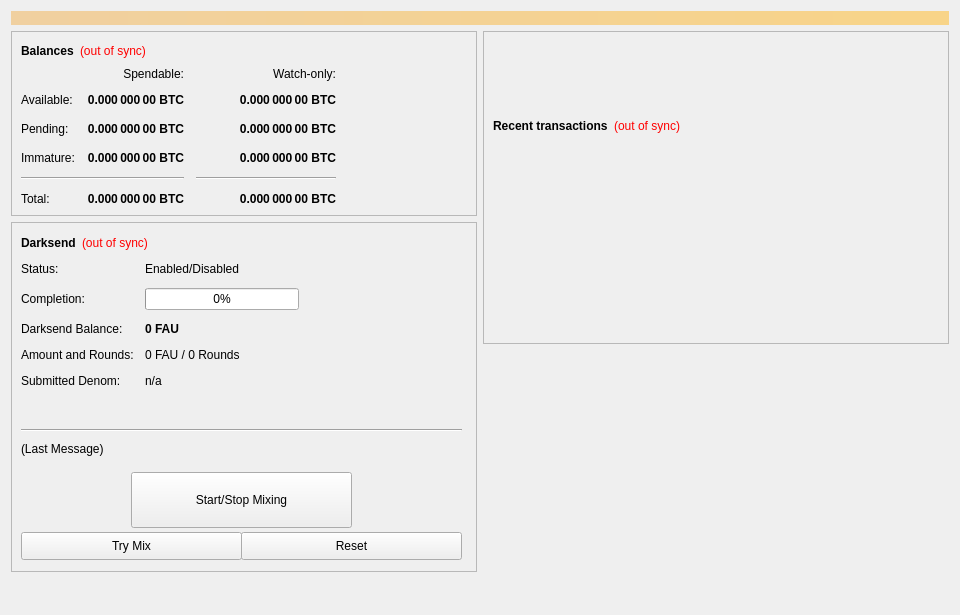
<?xml version="1.0" encoding="UTF-8"?>
<ui version="4.0">
 <class>OverviewPage</class>
 <widget class="QWidget" name="OverviewPage">
  <property name="geometry">
   <rect>
    <x>0</x>
    <y>0</y>
    <width>960</width>
    <height>615</height>
   </rect>
  </property>
  <property name="minimumSize">
   <size>
    <width>960</width>
    <height>0</height>
   </size>
  </property>
  <property name="windowTitle">
   <string>Form</string>
  </property>
  <layout class="QVBoxLayout" name="topLayout">
   <item>
    <widget class="QLabel" name="labelAlerts">
     <property name="visible">
      <bool>false</bool>
     </property>
     <property name="styleSheet">
      <string notr="true">background-color: qlineargradient(x1: 0, y1: 0, x2: 1, y2: 0, stop:0 #F0D0A0, stop:1 #F8D488); color:#000000;</string>
     </property>
     <property name="wordWrap">
      <bool>true</bool>
     </property>
     <property name="margin">
      <number>3</number>
     </property>
    </widget>
   </item>
   <item>
    <layout class="QHBoxLayout" name="horizontalLayout" stretch="1,1">
     <item>
      <layout class="QVBoxLayout" name="verticalLayout_2">
       <item>
        <widget class="QFrame" name="frame">
         <property name="frameShape">
          <enum>QFrame::StyledPanel</enum>
         </property>
         <property name="frameShadow">
          <enum>QFrame::Raised</enum>
         </property>
         <layout class="QVBoxLayout" name="verticalLayout_4">
          <item>
           <layout class="QHBoxLayout" name="horizontalLayout_4">
            <item>
             <widget class="QLabel" name="label_5">
              <property name="font">
               <font>
                <weight>75</weight>
                <bold>true</bold>
               </font>
              </property>
              <property name="text">
               <string>Balances</string>
              </property>
             </widget>
            </item>
            <item>
             <widget class="QLabel" name="labelWalletStatus">
              <property name="cursor">
               <cursorShape>WhatsThisCursor</cursorShape>
              </property>
              <property name="toolTip">
               <string>The displayed information may be out of date. Your wallet automatically synchronizes with the FAU network after a connection is established, but this process has not completed yet.</string>
              </property>
              <property name="styleSheet">
               <string notr="true">QLabel { color: red; }</string>
              </property>
              <property name="text">
               <string notr="true">(out of sync)</string>
              </property>
              <property name="alignment">
               <set>Qt::AlignLeading|Qt::AlignLeft|Qt::AlignVCenter</set>
              </property>
             </widget>
            </item>
            <item>
             <spacer name="horizontalSpacer_3">
              <property name="orientation">
               <enum>Qt::Horizontal</enum>
              </property>
              <property name="sizeHint" stdset="0">
               <size>
                <width>40</width>
                <height>20</height>
               </size>
              </property>
             </spacer>
            </item>
           </layout>
          </item>
          <item>
           <layout class="QGridLayout" name="gridLayout">
            <property name="spacing">
             <number>12</number>
            </property>
            <item row="2" column="2">
             <widget class="QLabel" name="labelWatchPending">
              <property name="font">
               <font>
                <weight>75</weight>
                <bold>true</bold>
               </font>
              </property>
              <property name="cursor">
               <cursorShape>IBeamCursor</cursorShape>
              </property>
              <property name="toolTip">
               <string>Unconfirmed transactions to watch-only addresses</string>
              </property>
              <property name="text">
               <string notr="true">0.000 000 00 BTC</string>
              </property>
              <property name="alignment">
               <set>Qt::AlignRight|Qt::AlignTrailing|Qt::AlignVCenter</set>
              </property>
              <property name="textInteractionFlags">
               <set>Qt::LinksAccessibleByMouse|Qt::TextSelectableByKeyboard|Qt::TextSelectableByMouse</set>
              </property>
             </widget>
            </item>
            <item row="2" column="1">
             <widget class="QLabel" name="labelUnconfirmed">
              <property name="font">
               <font>
                <weight>75</weight>
                <bold>true</bold>
               </font>
              </property>
              <property name="cursor">
               <cursorShape>IBeamCursor</cursorShape>
              </property>
              <property name="toolTip">
               <string>Total of transactions that have yet to be confirmed, and do not yet count toward the spendable balance</string>
              </property>
              <property name="text">
               <string notr="true">0.000 000 00 BTC</string>
              </property>
              <property name="alignment">
               <set>Qt::AlignRight|Qt::AlignTrailing|Qt::AlignVCenter</set>
              </property>
              <property name="textInteractionFlags">
               <set>Qt::LinksAccessibleByMouse|Qt::TextSelectableByKeyboard|Qt::TextSelectableByMouse</set>
              </property>
             </widget>
            </item>
            <item row="3" column="2">
             <widget class="QLabel" name="labelWatchImmature">
              <property name="font">
               <font>
                <weight>75</weight>
                <bold>true</bold>
               </font>
              </property>
              <property name="cursor">
               <cursorShape>IBeamCursor</cursorShape>
              </property>
              <property name="toolTip">
               <string>Staked or masternode rewards in watch-only addresses that has not yet matured</string>
              </property>
              <property name="text">
               <string notr="true">0.000 000 00 BTC</string>
              </property>
              <property name="alignment">
               <set>Qt::AlignRight|Qt::AlignTrailing|Qt::AlignVCenter</set>
              </property>
              <property name="textInteractionFlags">
               <set>Qt::LinksAccessibleByMouse|Qt::TextSelectableByKeyboard|Qt::TextSelectableByMouse</set>
              </property>
             </widget>
            </item>
            <item row="4" column="0" colspan="2">
             <widget class="Line" name="lineSpendableBalance">
              <property name="orientation">
               <enum>Qt::Horizontal</enum>
              </property>
             </widget>
            </item>
            <item row="4" column="2">
             <widget class="Line" name="lineWatchBalance">
              <property name="sizePolicy">
               <sizepolicy hsizetype="Preferred" vsizetype="Fixed">
                <horstretch>0</horstretch>
                <verstretch>0</verstretch>
               </sizepolicy>
              </property>
              <property name="minimumSize">
               <size>
                <width>140</width>
                <height>0</height>
               </size>
              </property>
              <property name="orientation">
               <enum>Qt::Horizontal</enum>
              </property>
             </widget>
            </item>
            <item row="5" column="0">
             <widget class="QLabel" name="labelTotalText">
              <property name="text">
               <string>Total:</string>
              </property>
             </widget>
            </item>
            <item row="3" column="1">
             <widget class="QLabel" name="labelImmature">
              <property name="font">
               <font>
                <weight>75</weight>
                <bold>true</bold>
               </font>
              </property>
              <property name="cursor">
               <cursorShape>IBeamCursor</cursorShape>
              </property>
              <property name="toolTip">
               <string>Staked or masternode rewards that has not yet matured</string>
              </property>
              <property name="text">
               <string notr="true">0.000 000 00 BTC</string>
              </property>
              <property name="alignment">
               <set>Qt::AlignRight|Qt::AlignTrailing|Qt::AlignVCenter</set>
              </property>
              <property name="textInteractionFlags">
               <set>Qt::LinksAccessibleByMouse|Qt::TextSelectableByKeyboard|Qt::TextSelectableByMouse</set>
              </property>
             </widget>
            </item>
            <item row="2" column="3">
             <spacer name="horizontalSpacer_2">
              <property name="orientation">
               <enum>Qt::Horizontal</enum>
              </property>
              <property name="sizeHint" stdset="0">
               <size>
                <width>40</width>
                <height>20</height>
               </size>
              </property>
             </spacer>
            </item>
            <item row="3" column="0">
             <widget class="QLabel" name="labelImmatureText">
              <property name="text">
               <string>Immature:</string>
              </property>
             </widget>
            </item>
            <item row="5" column="1">
             <widget class="QLabel" name="labelTotal">
              <property name="font">
               <font>
                <weight>75</weight>
                <bold>true</bold>
               </font>
              </property>
              <property name="cursor">
               <cursorShape>IBeamCursor</cursorShape>
              </property>
              <property name="toolTip">
               <string>Your current total balance</string>
              </property>
              <property name="text">
               <string notr="true">0.000 000 00 BTC</string>
              </property>
              <property name="alignment">
               <set>Qt::AlignRight|Qt::AlignTrailing|Qt::AlignVCenter</set>
              </property>
              <property name="textInteractionFlags">
               <set>Qt::LinksAccessibleByMouse|Qt::TextSelectableByKeyboard|Qt::TextSelectableByMouse</set>
              </property>
             </widget>
            </item>
            <item row="5" column="2">
             <widget class="QLabel" name="labelWatchTotal">
              <property name="font">
               <font>
                <weight>75</weight>
                <bold>true</bold>
               </font>
              </property>
              <property name="cursor">
               <cursorShape>IBeamCursor</cursorShape>
              </property>
              <property name="toolTip">
               <string>Current total balance in watch-only addresses</string>
              </property>
              <property name="text">
               <string notr="true">0.000 000 00 BTC</string>
              </property>
              <property name="alignment">
               <set>Qt::AlignRight|Qt::AlignTrailing|Qt::AlignVCenter</set>
              </property>
              <property name="textInteractionFlags">
               <set>Qt::LinksAccessibleByMouse|Qt::TextSelectableByKeyboard|Qt::TextSelectableByMouse</set>
              </property>
             </widget>
            </item>
            <item row="0" column="2">
             <widget class="QLabel" name="labelWatchonly">
              <property name="text">
               <string>Watch-only:</string>
              </property>
              <property name="alignment">
               <set>Qt::AlignRight|Qt::AlignTrailing|Qt::AlignVCenter</set>
              </property>
             </widget>
            </item>
            <item row="1" column="0">
             <widget class="QLabel" name="labelBalanceText">
              <property name="text">
               <string>Available:</string>
              </property>
             </widget>
            </item>
            <item row="1" column="1">
             <widget class="QLabel" name="labelBalance">
              <property name="font">
               <font>
                <weight>75</weight>
                <bold>true</bold>
               </font>
              </property>
              <property name="cursor">
               <cursorShape>IBeamCursor</cursorShape>
              </property>
              <property name="toolTip">
               <string>Your current spendable balance</string>
              </property>
              <property name="text">
               <string notr="true">0.000 000 00 BTC</string>
              </property>
              <property name="alignment">
               <set>Qt::AlignRight|Qt::AlignTrailing|Qt::AlignVCenter</set>
              </property>
              <property name="textInteractionFlags">
               <set>Qt::LinksAccessibleByMouse|Qt::TextSelectableByKeyboard|Qt::TextSelectableByMouse</set>
              </property>
             </widget>
            </item>
            <item row="1" column="2">
             <widget class="QLabel" name="labelWatchAvailable">
              <property name="font">
               <font>
                <weight>75</weight>
                <bold>true</bold>
               </font>
              </property>
              <property name="cursor">
               <cursorShape>IBeamCursor</cursorShape>
              </property>
              <property name="toolTip">
               <string>Your current balance in watch-only addresses</string>
              </property>
              <property name="text">
               <string notr="true">0.000 000 00 BTC</string>
              </property>
              <property name="alignment">
               <set>Qt::AlignRight|Qt::AlignTrailing|Qt::AlignVCenter</set>
              </property>
              <property name="textInteractionFlags">
               <set>Qt::LinksAccessibleByMouse|Qt::TextSelectableByKeyboard|Qt::TextSelectableByMouse</set>
              </property>
             </widget>
            </item>
            <item row="2" column="0">
             <widget class="QLabel" name="labelPendingText">
              <property name="text">
               <string>Pending:</string>
              </property>
             </widget>
            </item>
            <item row="0" column="1">
             <widget class="QLabel" name="labelSpendable">
              <property name="text">
               <string>Spendable:</string>
              </property>
              <property name="alignment">
               <set>Qt::AlignRight|Qt::AlignTrailing|Qt::AlignVCenter</set>
              </property>
             </widget>
            </item>
           </layout>
          </item>
         </layout>
        </widget>
       </item>
       <item>
        <widget class="QFrame" name="frameDarksend">
         <property name="minimumSize">
          <size>
           <width>0</width>
           <height>350</height>
          </size>
         </property>
         <property name="layoutDirection">
          <enum>Qt::LeftToRight</enum>
         </property>
         <property name="frameShape">
          <enum>QFrame::StyledPanel</enum>
         </property>
         <property name="frameShadow">
          <enum>QFrame::Raised</enum>
         </property>
         <widget class="QWidget" name="formLayoutWidget">
          <property name="geometry">
           <rect>
            <x>10</x>
            <y>40</y>
            <width>451</width>
            <height>161</height>
           </rect>
          </property>
          <layout class="QFormLayout" name="formLayout">
           <property name="fieldGrowthPolicy">
            <enum>QFormLayout::AllNonFixedFieldsGrow</enum>
           </property>
           <property name="horizontalSpacing">
            <number>11</number>
           </property>
           <property name="verticalSpacing">
            <number>12</number>
           </property>
           <item row="0" column="0">
            <widget class="QLabel" name="label_6">
             <property name="text">
              <string>Status:</string>
             </property>
            </widget>
           </item>
           <item row="1" column="0">
            <widget class="QLabel" name="label_7">
             <property name="text">
              <string>Completion:</string>
             </property>
            </widget>
           </item>
           <item row="1" column="1">
            <widget class="QProgressBar" name="DarksendProgress">
             <property name="maximumSize">
              <size>
               <width>154</width>
               <height>16777215</height>
              </size>
             </property>
             <property name="value">
              <number>0</number>
             </property>
            </widget>
           </item>
           <item row="2" column="0">
            <widget class="QLabel" name="labelAnonymizedText">
             <property name="text">
              <string>Darksend Balance:</string>
             </property>
            </widget>
           </item>
           <item row="2" column="1">
            <widget class="QLabel" name="labelAnonymized">
             <property name="font">
              <font>
               <weight>75</weight>
               <bold>true</bold>
              </font>
             </property>
             <property name="text">
              <string notr="true">0 FAU</string>
             </property>
            </widget>
           </item>
           <item row="3" column="0">
            <widget class="QLabel" name="label_8">
             <property name="text">
              <string>Amount and Rounds:</string>
             </property>
            </widget>
           </item>
           <item row="3" column="1">
            <widget class="QLabel" name="labelAmountRounds">
             <property name="text">
              <string>0 FAU / 0 Rounds</string>
             </property>
            </widget>
           </item>
           <item row="4" column="0">
            <widget class="QLabel" name="label_9">
             <property name="text">
              <string>Submitted Denom:</string>
             </property>
            </widget>
           </item>
           <item row="4" column="1">
            <widget class="QLabel" name="labelSubmittedDenom">
             <property name="toolTip">
              <string>The denominations you submitted to the Masternode.&lt;br&gt;To mix, other users must submit the exact same denominations.</string>
             </property>
             <property name="text">
              <string>n/a</string>
             </property>
            </widget>
           </item>
           <item row="0" column="1">
            <widget class="QLabel" name="DarksendEnabled">
             <property name="text">
              <string>Enabled/Disabled</string>
             </property>
            </widget>
           </item>
          </layout>
         </widget>
         <widget class="QPushButton" name="runAutoDenom">
          <property name="geometry">
           <rect>
            <x>251</x>
            <y>17</y>
            <width>1</width>
            <height>1</height>
           </rect>
          </property>
          <property name="palette">
           <palette>
            <active>
             <colorrole role="WindowText">
              <brush brushstyle="SolidPattern">
               <color alpha="255">
                <red>0</red>
                <green>0</green>
                <blue>0</blue>
               </color>
              </brush>
             </colorrole>
             <colorrole role="Button">
              <brush brushstyle="SolidPattern">
               <color alpha="255">
                <red>239</red>
                <green>238</green>
                <blue>238</blue>
               </color>
              </brush>
             </colorrole>
             <colorrole role="Light">
              <brush brushstyle="SolidPattern">
               <color alpha="255">
                <red>255</red>
                <green>255</green>
                <blue>255</blue>
               </color>
              </brush>
             </colorrole>
             <colorrole role="Midlight">
              <brush brushstyle="SolidPattern">
               <color alpha="255">
                <red>247</red>
                <green>246</green>
                <blue>246</blue>
               </color>
              </brush>
             </colorrole>
             <colorrole role="Dark">
              <brush brushstyle="SolidPattern">
               <color alpha="255">
                <red>119</red>
                <green>119</green>
                <blue>119</blue>
               </color>
              </brush>
             </colorrole>
             <colorrole role="Mid">
              <brush brushstyle="SolidPattern">
               <color alpha="255">
                <red>159</red>
                <green>159</green>
                <blue>159</blue>
               </color>
              </brush>
             </colorrole>
             <colorrole role="Text">
              <brush brushstyle="SolidPattern">
               <color alpha="255">
                <red>0</red>
                <green>0</green>
                <blue>0</blue>
               </color>
              </brush>
             </colorrole>
             <colorrole role="BrightText">
              <brush brushstyle="SolidPattern">
               <color alpha="255">
                <red>255</red>
                <green>255</green>
                <blue>255</blue>
               </color>
              </brush>
             </colorrole>
             <colorrole role="ButtonText">
              <brush brushstyle="SolidPattern">
               <color alpha="255">
                <red>0</red>
                <green>0</green>
                <blue>0</blue>
               </color>
              </brush>
             </colorrole>
             <colorrole role="Base">
              <brush brushstyle="SolidPattern">
               <color alpha="255">
                <red>255</red>
                <green>255</green>
                <blue>255</blue>
               </color>
              </brush>
             </colorrole>
             <colorrole role="Window">
              <brush brushstyle="SolidPattern">
               <color alpha="255">
                <red>239</red>
                <green>238</green>
                <blue>238</blue>
               </color>
              </brush>
             </colorrole>
             <colorrole role="Shadow">
              <brush brushstyle="SolidPattern">
               <color alpha="255">
                <red>0</red>
                <green>0</green>
                <blue>0</blue>
               </color>
              </brush>
             </colorrole>
             <colorrole role="AlternateBase">
              <brush brushstyle="SolidPattern">
               <color alpha="255">
                <red>247</red>
                <green>246</green>
                <blue>246</blue>
               </color>
              </brush>
             </colorrole>
             <colorrole role="ToolTipBase">
              <brush brushstyle="SolidPattern">
               <color alpha="255">
                <red>255</red>
                <green>255</green>
                <blue>220</blue>
               </color>
              </brush>
             </colorrole>
             <colorrole role="ToolTipText">
              <brush brushstyle="SolidPattern">
               <color alpha="255">
                <red>0</red>
                <green>0</green>
                <blue>0</blue>
               </color>
              </brush>
             </colorrole>
            </active>
            <inactive>
             <colorrole role="WindowText">
              <brush brushstyle="SolidPattern">
               <color alpha="255">
                <red>0</red>
                <green>0</green>
                <blue>0</blue>
               </color>
              </brush>
             </colorrole>
             <colorrole role="Button">
              <brush brushstyle="SolidPattern">
               <color alpha="255">
                <red>239</red>
                <green>238</green>
                <blue>238</blue>
               </color>
              </brush>
             </colorrole>
             <colorrole role="Light">
              <brush brushstyle="SolidPattern">
               <color alpha="255">
                <red>255</red>
                <green>255</green>
                <blue>255</blue>
               </color>
              </brush>
             </colorrole>
             <colorrole role="Midlight">
              <brush brushstyle="SolidPattern">
               <color alpha="255">
                <red>247</red>
                <green>246</green>
                <blue>246</blue>
               </color>
              </brush>
             </colorrole>
             <colorrole role="Dark">
              <brush brushstyle="SolidPattern">
               <color alpha="255">
                <red>119</red>
                <green>119</green>
                <blue>119</blue>
               </color>
              </brush>
             </colorrole>
             <colorrole role="Mid">
              <brush brushstyle="SolidPattern">
               <color alpha="255">
                <red>159</red>
                <green>159</green>
                <blue>159</blue>
               </color>
              </brush>
             </colorrole>
             <colorrole role="Text">
              <brush brushstyle="SolidPattern">
               <color alpha="255">
                <red>0</red>
                <green>0</green>
                <blue>0</blue>
               </color>
              </brush>
             </colorrole>
             <colorrole role="BrightText">
              <brush brushstyle="SolidPattern">
               <color alpha="255">
                <red>255</red>
                <green>255</green>
                <blue>255</blue>
               </color>
              </brush>
             </colorrole>
             <colorrole role="ButtonText">
              <brush brushstyle="SolidPattern">
               <color alpha="255">
                <red>0</red>
                <green>0</green>
                <blue>0</blue>
               </color>
              </brush>
             </colorrole>
             <colorrole role="Base">
              <brush brushstyle="SolidPattern">
               <color alpha="255">
                <red>255</red>
                <green>255</green>
                <blue>255</blue>
               </color>
              </brush>
             </colorrole>
             <colorrole role="Window">
              <brush brushstyle="SolidPattern">
               <color alpha="255">
                <red>239</red>
                <green>238</green>
                <blue>238</blue>
               </color>
              </brush>
             </colorrole>
             <colorrole role="Shadow">
              <brush brushstyle="SolidPattern">
               <color alpha="255">
                <red>0</red>
                <green>0</green>
                <blue>0</blue>
               </color>
              </brush>
             </colorrole>
             <colorrole role="AlternateBase">
              <brush brushstyle="SolidPattern">
               <color alpha="255">
                <red>247</red>
                <green>246</green>
                <blue>246</blue>
               </color>
              </brush>
             </colorrole>
             <colorrole role="ToolTipBase">
              <brush brushstyle="SolidPattern">
               <color alpha="255">
                <red>255</red>
                <green>255</green>
                <blue>220</blue>
               </color>
              </brush>
             </colorrole>
             <colorrole role="ToolTipText">
              <brush brushstyle="SolidPattern">
               <color alpha="255">
                <red>0</red>
                <green>0</green>
                <blue>0</blue>
               </color>
              </brush>
             </colorrole>
            </inactive>
            <disabled>
             <colorrole role="WindowText">
              <brush brushstyle="SolidPattern">
               <color alpha="255">
                <red>119</red>
                <green>119</green>
                <blue>119</blue>
               </color>
              </brush>
             </colorrole>
             <colorrole role="Button">
              <brush brushstyle="SolidPattern">
               <color alpha="255">
                <red>239</red>
                <green>238</green>
                <blue>238</blue>
               </color>
              </brush>
             </colorrole>
             <colorrole role="Light">
              <brush brushstyle="SolidPattern">
               <color alpha="255">
                <red>255</red>
                <green>255</green>
                <blue>255</blue>
               </color>
              </brush>
             </colorrole>
             <colorrole role="Midlight">
              <brush brushstyle="SolidPattern">
               <color alpha="255">
                <red>247</red>
                <green>246</green>
                <blue>246</blue>
               </color>
              </brush>
             </colorrole>
             <colorrole role="Dark">
              <brush brushstyle="SolidPattern">
               <color alpha="255">
                <red>119</red>
                <green>119</green>
                <blue>119</blue>
               </color>
              </brush>
             </colorrole>
             <colorrole role="Mid">
              <brush brushstyle="SolidPattern">
               <color alpha="255">
                <red>159</red>
                <green>159</green>
                <blue>159</blue>
               </color>
              </brush>
             </colorrole>
             <colorrole role="Text">
              <brush brushstyle="SolidPattern">
               <color alpha="255">
                <red>119</red>
                <green>119</green>
                <blue>119</blue>
               </color>
              </brush>
             </colorrole>
             <colorrole role="BrightText">
              <brush brushstyle="SolidPattern">
               <color alpha="255">
                <red>255</red>
                <green>255</green>
                <blue>255</blue>
               </color>
              </brush>
             </colorrole>
             <colorrole role="ButtonText">
              <brush brushstyle="SolidPattern">
               <color alpha="255">
                <red>119</red>
                <green>119</green>
                <blue>119</blue>
               </color>
              </brush>
             </colorrole>
             <colorrole role="Base">
              <brush brushstyle="SolidPattern">
               <color alpha="255">
                <red>239</red>
                <green>238</green>
                <blue>238</blue>
               </color>
              </brush>
             </colorrole>
             <colorrole role="Window">
              <brush brushstyle="SolidPattern">
               <color alpha="255">
                <red>239</red>
                <green>238</green>
                <blue>238</blue>
               </color>
              </brush>
             </colorrole>
             <colorrole role="Shadow">
              <brush brushstyle="SolidPattern">
               <color alpha="255">
                <red>0</red>
                <green>0</green>
                <blue>0</blue>
               </color>
              </brush>
             </colorrole>
             <colorrole role="AlternateBase">
              <brush brushstyle="SolidPattern">
               <color alpha="255">
                <red>239</red>
                <green>238</green>
                <blue>238</blue>
               </color>
              </brush>
             </colorrole>
             <colorrole role="ToolTipBase">
              <brush brushstyle="SolidPattern">
               <color alpha="255">
                <red>255</red>
                <green>255</green>
                <blue>220</blue>
               </color>
              </brush>
             </colorrole>
             <colorrole role="ToolTipText">
              <brush brushstyle="SolidPattern">
               <color alpha="255">
                <red>0</red>
                <green>0</green>
                <blue>0</blue>
               </color>
              </brush>
             </colorrole>
            </disabled>
           </palette>
          </property>
          <property name="focusPolicy">
           <enum>Qt::NoFocus</enum>
          </property>
          <property name="autoFillBackground">
           <bool>true</bool>
          </property>
          <property name="text">
           <string/>
          </property>
          <property name="flat">
           <bool>true</bool>
          </property>
         </widget>
         <widget class="QPushButton" name="toggleDarksend">
          <property name="geometry">
           <rect>
            <x>120</x>
            <y>250</y>
            <width>221</width>
            <height>56</height>
           </rect>
          </property>
          <property name="sizePolicy">
           <sizepolicy hsizetype="MinimumExpanding" vsizetype="Fixed">
            <horstretch>0</horstretch>
            <verstretch>0</verstretch>
           </sizepolicy>
          </property>
          <property name="text">
           <string>Start/Stop Mixing</string>
          </property>
         </widget>
         <widget class="Line" name="lineLastMessage">
          <property name="geometry">
           <rect>
            <x>10</x>
            <y>200</y>
            <width>441</width>
            <height>16</height>
           </rect>
          </property>
          <property name="orientation">
           <enum>Qt::Horizontal</enum>
          </property>
         </widget>
         <widget class="QLabel" name="DarksendStatus">
          <property name="geometry">
           <rect>
            <x>10</x>
            <y>220</y>
            <width>451</width>
            <height>61</height>
           </rect>
          </property>
          <property name="minimumSize">
           <size>
            <width>288</width>
            <height>43</height>
           </size>
          </property>
          <property name="text">
           <string>(Last Message)</string>
          </property>
          <property name="alignment">
           <set>Qt::AlignLeading|Qt::AlignLeft|Qt::AlignTop</set>
          </property>
          <property name="wordWrap">
           <bool>true</bool>
          </property>
         </widget>
         <widget class="QPushButton" name="DarksendAuto">
          <property name="geometry">
           <rect>
            <x>10</x>
            <y>310</y>
            <width>221</width>
            <height>28</height>
           </rect>
          </property>
          <property name="sizePolicy">
           <sizepolicy hsizetype="MinimumExpanding" vsizetype="Fixed">
            <horstretch>0</horstretch>
            <verstretch>0</verstretch>
           </sizepolicy>
          </property>
          <property name="toolTip">
           <string>Try to manually submit a Darksend request.</string>
          </property>
          <property name="text">
           <string>Try Mix</string>
          </property>
         </widget>
         <widget class="QPushButton" name="DarksendReset">
          <property name="geometry">
           <rect>
            <x>230</x>
            <y>310</y>
            <width>221</width>
            <height>28</height>
           </rect>
          </property>
          <property name="sizePolicy">
           <sizepolicy hsizetype="MinimumExpanding" vsizetype="Fixed">
            <horstretch>0</horstretch>
            <verstretch>0</verstretch>
           </sizepolicy>
          </property>
          <property name="toolTip">
           <string>Reset the current status of Darksend (can interrupt Darksend if it's in the process of Mixing, which can cost you money!)</string>
          </property>
          <property name="autoFillBackground">
           <bool>false</bool>
          </property>
          <property name="text">
           <string>Reset</string>
          </property>
         </widget>
         <widget class="QWidget" name="layoutWidget">
          <property name="geometry">
           <rect>
            <x>10</x>
            <y>10</y>
            <width>431</width>
            <height>22</height>
           </rect>
          </property>
          <layout class="QHBoxLayout" name="horizontalLayout_5">
           <item>
            <widget class="QLabel" name="label_2">
             <property name="font">
              <font>
               <weight>75</weight>
               <bold>true</bold>
              </font>
             </property>
             <property name="text">
              <string>Darksend</string>
             </property>
            </widget>
           </item>
           <item>
            <widget class="QLabel" name="labelDarksendSyncStatus">
             <property name="toolTip">
              <string>The displayed information may be out of date. Your wallet automatically synchronizes with the FAU network after a connection is established, but this process has not completed yet.</string>
             </property>
             <property name="styleSheet">
              <string notr="true">QLabel { color: red; }</string>
             </property>
             <property name="text">
              <string notr="true">(out of sync)</string>
             </property>
             <property name="alignment">
              <set>Qt::AlignLeading|Qt::AlignLeft|Qt::AlignVCenter</set>
             </property>
            </widget>
           </item>
           <item>
            <spacer name="horizontalSpacer_4">
             <property name="orientation">
              <enum>Qt::Horizontal</enum>
             </property>
             <property name="sizeHint" stdset="0">
              <size>
               <width>40</width>
               <height>20</height>
              </size>
             </property>
            </spacer>
           </item>
          </layout>
         </widget>
        </widget>
       </item>
       <item>
        <spacer name="verticalSpacer">
         <property name="orientation">
          <enum>Qt::Vertical</enum>
         </property>
         <property name="sizeHint" stdset="0">
          <size>
           <width>20</width>
           <height>40</height>
          </size>
         </property>
        </spacer>
       </item>
      </layout>
     </item>
     <item>
      <layout class="QVBoxLayout" name="verticalLayout_3">
       <item>
        <widget class="QFrame" name="frame_2">
         <property name="frameShape">
          <enum>QFrame::StyledPanel</enum>
         </property>
         <property name="frameShadow">
          <enum>QFrame::Raised</enum>
         </property>
         <layout class="QVBoxLayout" name="verticalLayout">
          <item>
           <spacer name="verticalSpacer_3">
            <property name="orientation">
             <enum>Qt::Vertical</enum>
            </property>
            <property name="sizeType">
             <enum>QSizePolicy::Fixed</enum>
            </property>
            <property name="sizeHint" stdset="0">
             <size>
              <width>20</width>
              <height>75</height>
             </size>
            </property>
           </spacer>
          </item>
          <item>
           <layout class="QHBoxLayout" name="horizontalLayout_2">
            <item>
             <widget class="QLabel" name="label_4">
              <property name="font">
               <font>
                <weight>75</weight>
                <bold>true</bold>
               </font>
              </property>
              <property name="text">
               <string>Recent transactions</string>
              </property>
             </widget>
            </item>
            <item>
             <widget class="QLabel" name="labelTransactionsStatus">
              <property name="cursor">
               <cursorShape>WhatsThisCursor</cursorShape>
              </property>
              <property name="toolTip">
               <string>The displayed information may be out of date. Your wallet automatically synchronizes with the FAU network after a connection is established, but this process has not completed yet.</string>
              </property>
              <property name="styleSheet">
               <string notr="true">QLabel { color: red; }</string>
              </property>
              <property name="text">
               <string notr="true">(out of sync)</string>
              </property>
              <property name="alignment">
               <set>Qt::AlignRight|Qt::AlignTrailing|Qt::AlignVCenter</set>
              </property>
             </widget>
            </item>
            <item>
             <spacer name="horizontalSpacer">
              <property name="orientation">
               <enum>Qt::Horizontal</enum>
              </property>
              <property name="sizeHint" stdset="0">
               <size>
                <width>40</width>
                <height>20</height>
               </size>
              </property>
             </spacer>
            </item>
           </layout>
          </item>
          <item>
           <widget class="QListView" name="listTransactions">
            <property name="styleSheet">
             <string notr="true">QListView { background: transparent; }</string>
            </property>
            <property name="frameShape">
             <enum>QFrame::NoFrame</enum>
            </property>
            <property name="verticalScrollBarPolicy">
             <enum>Qt::ScrollBarAlwaysOff</enum>
            </property>
            <property name="horizontalScrollBarPolicy">
             <enum>Qt::ScrollBarAlwaysOff</enum>
            </property>
            <property name="selectionMode">
             <enum>QAbstractItemView::NoSelection</enum>
            </property>
           </widget>
          </item>
         </layout>
        </widget>
       </item>
       <item>
        <spacer name="verticalSpacer_2">
         <property name="orientation">
          <enum>Qt::Vertical</enum>
         </property>
         <property name="sizeType">
          <enum>QSizePolicy::Expanding</enum>
         </property>
         <property name="sizeHint" stdset="0">
          <size>
           <width>20</width>
           <height>40</height>
          </size>
         </property>
        </spacer>
       </item>
      </layout>
     </item>
    </layout>
   </item>
  </layout>
 </widget>
 <resources/>
 <connections/>
</ui>
